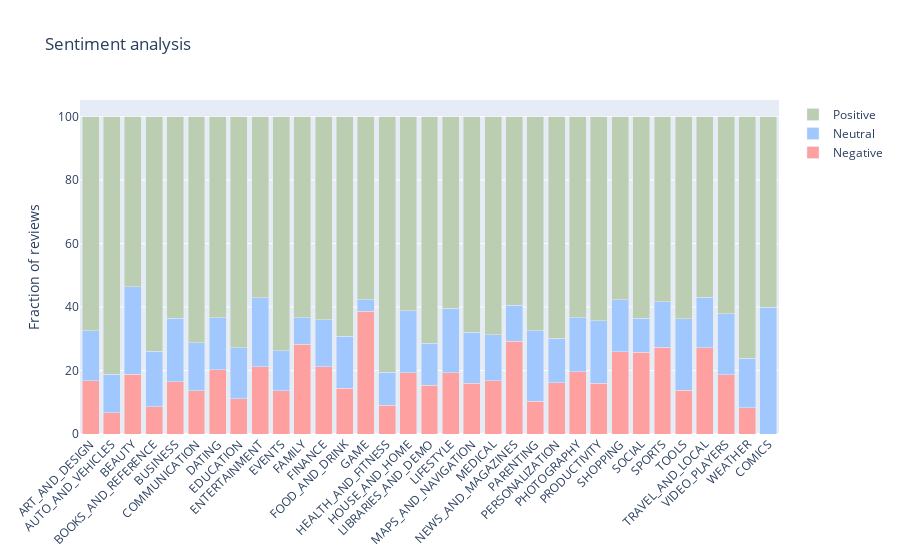

Here is the notebook cell this chart was saved with:
### Code cell
# plot as a bar graph depicting all three sentiments.
trace1 = go.Bar(
    x=merged_grouped_df[merged_grouped_df['Sentiment_x'] == 'Negative']['Category'],
    y=merged_grouped_df[merged_grouped_df['Sentiment_x'] == 'Negative']['Sentiment_Normalized'],
    name='Negative',
    marker=dict(color='rgb(255, 160, 160)')
)

trace2 = go.Bar(
    x=merged_grouped_df[merged_grouped_df['Sentiment_x'] == 'Neutral']['Category'],
    y=merged_grouped_df[merged_grouped_df['Sentiment_x'] == 'Neutral']['Sentiment_Normalized'],
    name='Neutral',
    marker=dict(color='rgb(160, 200, 255)')
)

trace3 = go.Bar(
    x=merged_grouped_df[merged_grouped_df['Sentiment_x'] == 'Positive']['Category'],
    y=merged_grouped_df[merged_grouped_df['Sentiment_x'] == 'Positive']['Sentiment_Normalized'],
    name='Positive',
    marker=dict(color='rgb(188, 206, 178)')
)

data = [trace1, trace2, trace3]
layout = go.Layout(
    title = 'Sentiment analysis',
    barmode='stack',
    xaxis = {'tickangle': -45},
    yaxis = {'title': 'Fraction of reviews'}
)

fig = go.Figure(data=data, layout=layout)

plotly.offline.iplot({'data': data, 'layout': layout})

### Figure 1 — Plotly figure (JSON) as saved in the notebook; plotly's stock layout.template omitted (floating-point values rounded to 4 significant figures)
{"data": [{"marker": {"color": "rgb(255, 160, 160)"}, "name": "Negative", "type": "bar", "x": ["ART_AND_DESIGN", "AUTO_AND_VEHICLES", "BEAUTY", "BOOKS_AND_REFERENCE", "BUSINESS", "COMMUNICATION", "DATING", "EDUCATION", "ENTERTAINMENT", "EVENTS", "FAMILY", "FINANCE", "FOOD_AND_DRINK", "GAME", "HEALTH_AND_FITNESS", "HOUSE_AND_HOME", "LIBRARIES_AND_DEMO", "LIFESTYLE", "MAPS_AND_NAVIGATION", "MEDICAL", "NEWS_AND_MAGAZINES", "PARENTING", "PERSONALIZATION", "PHOTOGRAPHY", "PRODUCTIVITY", "SHOPPING", "SOCIAL", "SPORTS", "TOOLS", "TRAVEL_AND_LOCAL", "VIDEO_PLAYERS", "WEATHER"], "y": [16.81, 6.707, 18.87, 8.599, 16.41, 13.59, 20.27, 11.13, 21.21, 13.56, 28.3, 21.16, 14.4, 38.62, 9.084, 19.35, 15.32, 19.29, 16.03, 16.78, 29.23, 10.33, 16.14, 19.66, 16.06, 25.91, 25.8, 27.32, 13.78, 27.25, 18.69, 8.257]}, {"marker": {"color": "rgb(160, 200, 255)"}, "name": "Neutral", "type": "bar", "x": ["ART_AND_DESIGN", "AUTO_AND_VEHICLES", "BEAUTY", "BOOKS_AND_REFERENCE", "BUSINESS", "COMICS", "COMMUNICATION", "DATING", "EDUCATION", "ENTERTAINMENT", "EVENTS", "FAMILY", "FINANCE", "FOOD_AND_DRINK", "GAME", "HEALTH_AND_FITNESS", "HOUSE_AND_HOME", "LIBRARIES_AND_DEMO", "LIFESTYLE", "MAPS_AND_NAVIGATION", "MEDICAL", "NEWS_AND_MAGAZINES", "PARENTING", "PERSONALIZATION", "PHOTOGRAPHY", "PRODUCTIVITY", "SHOPPING", "SOCIAL", "SPORTS", "TOOLS", "TRAVEL_AND_LOCAL", "VIDEO_PLAYERS", "WEATHER"], "y": [15.65, 12.2, 27.48, 17.52, 20.11, 40.0, 15.16, 16.32, 16.08, 21.78, 12.71, 8.3, 14.78, 16.4, 3.643, 10.31, 19.54, 13.21, 20.31, 16.03, 14.55, 11.4, 22.28, 14.12, 16.95, 19.69, 16.34, 10.73, 14.33, 22.5, 15.85, 19.19, 15.6]}, {"marker": {"color": "rgb(188, 206, 178)"}, "name": "Positive", "type": "bar", "x": ["ART_AND_DESIGN", "AUTO_AND_VEHICLES", "BEAUTY", "BOOKS_AND_REFERENCE", "BUSINESS", "COMICS", "COMMUNICATION", "DATING", "EDUCATION", "ENTERTAINMENT", "EVENTS", "FAMILY", "FINANCE", "FOOD_AND_DRINK", "GAME", "HEALTH_AND_FITNESS", "HOUSE_AND_HOME", "LIBRARIES_AND_DEMO", "LIFESTYLE", "MAPS_AND_NAVIGATION", "MEDICAL", "NEWS_AND_MAGAZINES", "PARENTING", "PERSONALIZATION", "PHOTOGRAPHY", "PRODUCTIVITY", "SHOPPING", "SOCIAL", "SPORTS", "TOOLS", "TRAVEL_AND_LOCAL", "VIDEO_PLAYERS", "WEATHER"], "y": [67.54, 81.1, 53.64, 73.89, 63.48, 60.0, 71.25, 63.41, 72.79, 57.01, 73.73, 63.4, 64.06, 69.2, 57.74, 80.61, 61.1, 71.47, 60.39, 67.95, 68.68, 59.37, 67.39, 69.75, 63.39, 64.25, 57.75, 63.47, 58.34, 63.72, 56.9, 62.12, 76.15]}], "layout": {"barmode": "stack", "title": {"text": "Sentiment analysis"}, "xaxis": {"tickangle": -45}, "yaxis": {"title": {"text": "Fraction of reviews"}}}}
